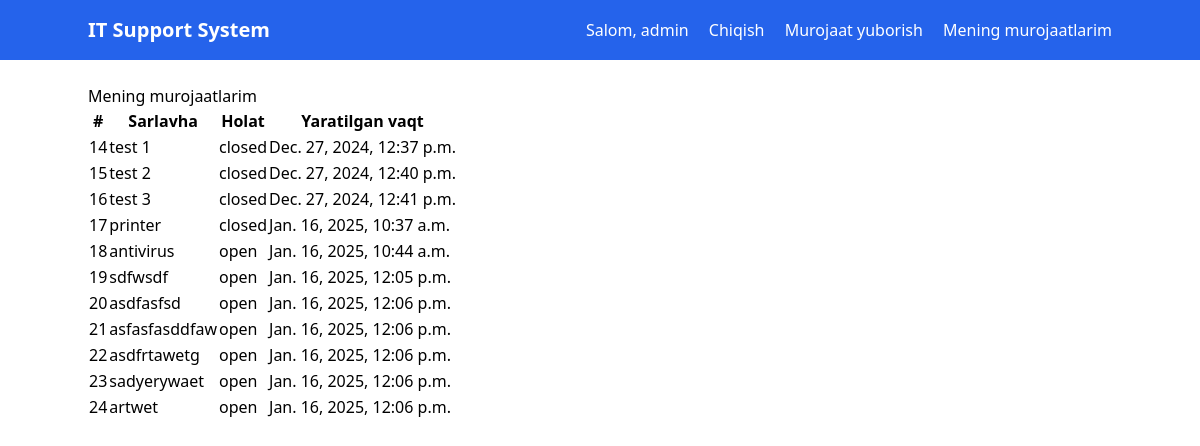
/ticket_list/ (signed in), run on the app's committed database.
### tickets/models.py (models this page shows, shortened)
class Ticket(models.Model):
    CATEGORY_CHOICES = [
        ('hardware', 'Hardware Issue'),
        ('software', 'Software Issue'),
        ('network', 'Network Issue'),
    ]
    STATUS_CHOICES = [
        ('open', 'Open'),
        ('in_progress', 'In Progress'),
        ('closed', 'Closed'),
    ]
    title = models.CharField(max_length=200, default='Untitled Ticket')
    description = models.TextField()
    category = models.CharField(max_length=50, choices=CATEGORY_CHOICES)
    status = models.CharField(max_length=20, choices=STATUS_CHOICES, default='open')
    created_by = models.ForeignKey(User, on_delete=models.CASCADE, related_name='submitted_tickets')
    assigned_to = models.ForeignKey(User, on_delete=models.SET_NULL, null=True, blank=True, related_name='assigned_tickets')  # IT mutaxassis)
    created_at = models.DateTimeField(auto_now_add=True)
    updated_at = models.DateTimeField(auto_now=True)
    rating = models.IntegerField(null=True, blank=True)
    feedback = models.TextField(null=True, blank=True)
    file = models.FileField(upload_to='uploads/', null=True, blank=True)  # Fayl maydoni
    created_at = models.DateTimeField(auto_now_add=True)  # Murojaat yuborilgan vaqt
    accepted_at = models.DateTimeField(null=True, blank=True)  # Qabul qilingan vaqt
    completed_at = models.DateTimeField(null=True, blank=True)  # Tugatilgan vaqt

### tickets/views.py (the view)
# urls.py: path('ticket_list/', views.ticket_list, name='ticket_list'),
@login_required
def ticket_list(request):
    tickets = Ticket.objects.filter(created_by=request.user)
    return render(request, 'tickets/ticket_list.html', {'tickets': tickets})

### tickets/templates/tickets/ticket_list.html
{% extends 'base.html' %}
{% block content %}
<h2>Mening murojaatlarim</h2>
<table class="table">
    <thead>
        <tr>
            <th>#</th>
            <th>Sarlavha</th>
            <th>Holat</th>
            <th>Yaratilgan vaqt</th>
        </tr>
    </thead>
    <tbody>
        {% for ticket in tickets %}
        <tr>
            <td>{{ ticket.id }}</td>
            <td>{{ ticket.title }}</td>
            <td>{{ ticket.status }}</td>
            <td>{{ ticket.created_at }}</td>
        </tr>
        {% empty %}
        <tr>
            <td colspan="4">Hozircha murojaat yo'q.</td>
        </tr>
        {% endfor %}
    </tbody>
</table>
{% endblock %}

### tickets/templates/base.html (shortened to what this page needs)
<!DOCTYPE html>
<html lang="en">
<head>
    <link href="https://cdn.jsdelivr.net/npm/tailwindcss@2.2.19/dist/tailwind.min.css" rel="stylesheet">
</head>
<body>
    <nav class="bg-blue-600 p-4">
        <div class="container mx-auto flex justify-between items-center">
            <a href="/" class="text-white text-xl font-bold">IT Support System</a>
            <div>
                {% if user.is_authenticated %}
                    <span class="text-white">Salom, {{ user.username }}</span>
                    <a href="{% url 'logout' %}" class="text-white ml-4">Chiqish</a>
                    {% if user.profile.role == 'employee' %}
                        <a href="{% url 'submit_ticket' %}" class="text-white ml-4">Murojaat yuborish</a>
                        <a href="{% url 'dashboard' %}" class="text-white ml-4">Mening murojaatlarim</a>
                    {% elif user.profile.role == 'it_specialist' %}
                        <a href="{% url 'dashboard' %}" class="text-white ml-4">Dashboard</a>
                        <a href="{% url 'ticket_list' %}" class="text-white ml-4">Barcha murojaatlar</a>
                    {% endif %}
                {% else %}
                    <a href="{% url 'login' %}" class="text-white ml-4">Kirish</a>
                {% endif %}
            </div>
        </div>
    </nav>
    <div class="container mx-auto py-6">
        {% block content %}
        {% endblock %}
    </div>
</body>
</html>

### data on the page
Ticket: id "14", title "test 1", status "closed", created_at "Dec. 27, 2024, 12:37 p.m."
Ticket: id "15", title "test 2", status "closed", created_at "Dec. 27, 2024, 12:40 p.m."
Ticket: id "16", title "test 3", status "closed", created_at "Dec. 27, 2024, 12:41 p.m."
Ticket: id "17", title "printer", status "closed", created_at "Jan. 16, 2025, 10:37 a.m."
Ticket: id "18", title "antivirus", status "open", created_at "Jan. 16, 2025, 10:44 a.m."
Ticket: id "19", title "sdfwsdf", status "open", created_at "Jan. 16, 2025, 12:05 p.m."
Ticket: id "20", title "asdfasfsd", status "open", created_at "Jan. 16, 2025, 12:06 p.m."
Ticket: id "21", title "asfasfasddfaw", status "open", created_at "Jan. 16, 2025, 12:06 p.m."
Ticket: id "22", title "asdfrtawetg", status "open", created_at "Jan. 16, 2025, 12:06 p.m."
Ticket: id "23", title "sadyerywaet", status "open", created_at "Jan. 16, 2025, 12:06 p.m."
Ticket: id "24", title "artwet", status "open", created_at "Jan. 16, 2025, 12:06 p.m."

### other printed values
{{ user.username }} "admin"
